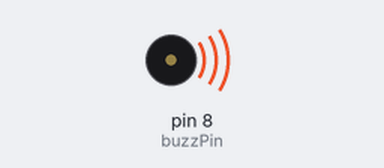
The sketch below on a simulated Arduino Uno, built with avr-gcc and run on an emulated ATmega328P. Shown: buzzer (waves = sounding).

Above: at 0.1 s.
Timing chart, 0 to 40.0 s (numbered marks = the images above):
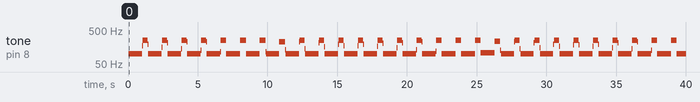

The sketch:

aula_22e23_buzzerativo1.ino
```cpp
int myNumb;
int buzzPin = 8;
String msg = "Coloque um numero";
int dt = 1000;
int dt1 = 5;
int dt2 = 2;
int j;
void setup()
{
  Serial.begin(9600);
  pinMode(buzzPin, OUTPUT);
}

void loop()
{
	/*Serial.println(msg);
    while(Serial.available()==0){
    }
    myNumb = Serial.parseInt();
    if (myNumb > 10){
      digitalWrite(buzzPin, HIGH);
      delay(dt);
      digitalWrite(buzzPin, LOW);
  }*/

  for(j=1;j<=100;j=j+1){

    digitalWrite(buzzPin, HIGH);

    delay(dt1);

    digitalWrite(buzzPin, LOW);

    delay(dt1);
  }
  for(j=1;j<=100;j=j+1){

    digitalWrite(buzzPin, HIGH);

    delay(dt2);

    digitalWrite(buzzPin, LOW);

    delay(dt2);
  }
}
```

Measured:
- by itself, tone on pin 8 (buzzPin): plays 100 Hz for 0.96 s, 171 Hz for 0.04 s, 249 Hz for 0.36 s, 189 Hz for 0.04 s, 100 Hz for 0.96 s, 153 Hz for 0.04 s … (99 notes in this stretch)
